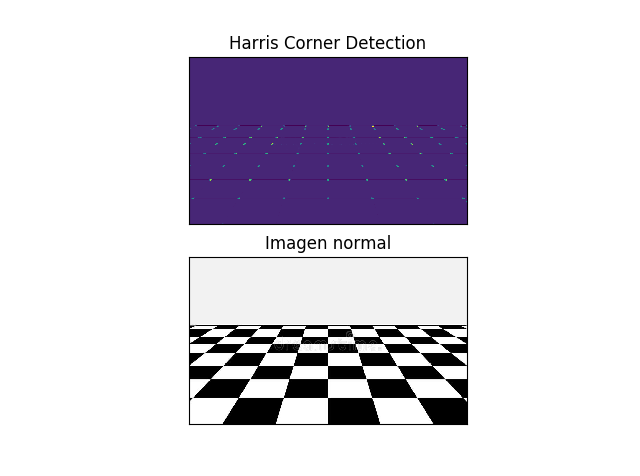
#> input picture opencv/esquinas/tablero.png, 640 x 476 px, given in place of tablero.jpg, which was not available
$ python subpixelHarris.py
#> lines starting #> are read from the running program, lines starting #| are printed output that depends on the picture; after the words box and inside, x2 and y2 are one past the last pixel; in counts of white or black regions, pixels touching at a corner belong together; pictures that were not available may be replaced by others from this repository, and a replacement may not be noted
import cv2
import numpy as np
from matplotlib import pyplot as plt

filename = 'tablero.jpg'
img = cv2.imread(filename)
#> img is the input picture: shape (476, 640, 3); mean B, G, R 219.3, 207.3, 212.2
gray = cv2.cvtColor(img,cv2.COLOR_BGR2GRAY)
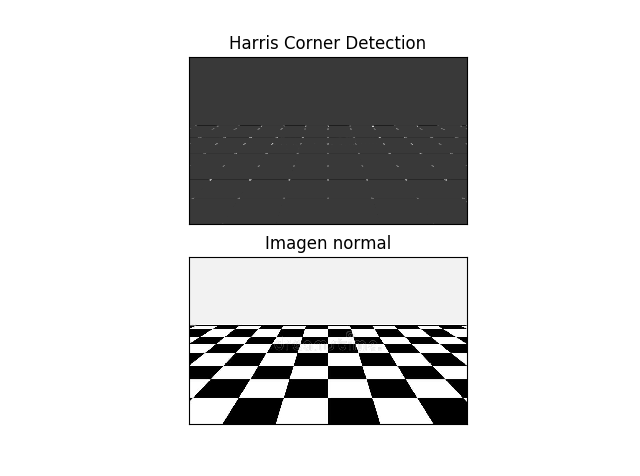
#> gray: shape (476, 640); min 0, max 255, mean 210.2

# encuentra Harris corners
gray = np.float32(gray)
dst = cv2.cornerHarris(gray,2,3,0.04)
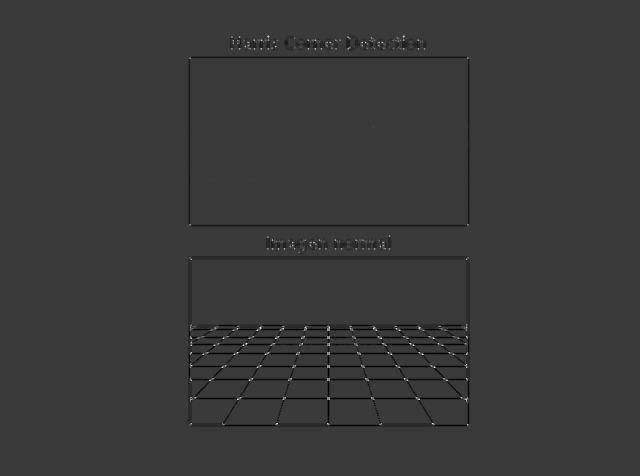
#> dst: shape (476, 640) float32; min -169130016, max 585131584, mean -2123878; drawn with min black and max white
dst = cv2.dilate(dst,None)
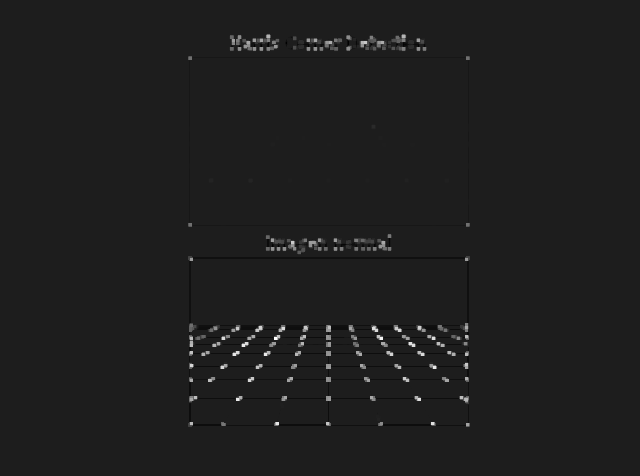
#> dst: shape (476, 640) float32; min -76112584, max 585131584, mean 3078969; drawn with min black and max white
ret, dst = cv2.threshold(dst,0.01*dst.max(),255,0)
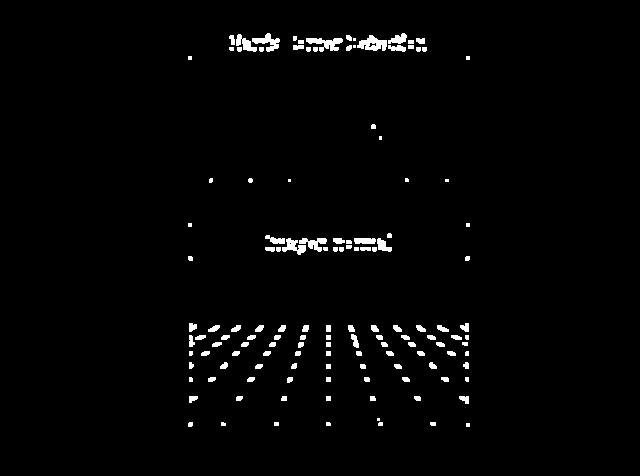
#> dst: shape (476, 640) float32; 1.8% white; 133 white regions (24 under 20 px), largest, box (x1, y1, x2, y2) and area: (357, 35, 387, 51) 289, (306, 38, 343, 52) 273, (252, 33, 280, 52) 233
#> ret = 5851315.8
dst = np.uint8(dst)

# encuentra centroides
ret, labels, stats, centroids = cv2.connectedComponentsWithStats(dst)
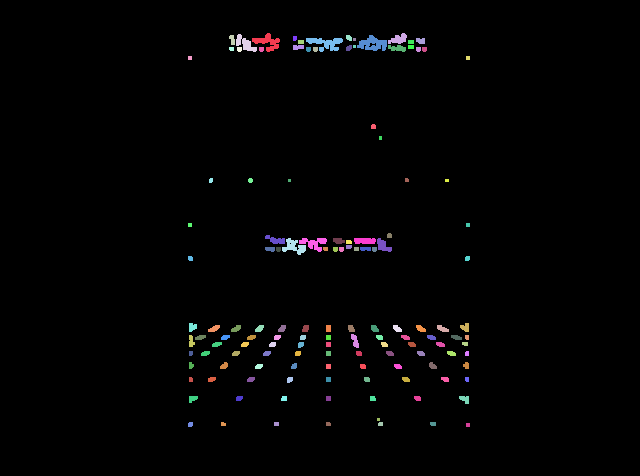
#> labels: shape (476, 640) int32; 134 distinct labels, from 0 to 133; one colour per label, 0 black
#> ret = 134; stats = 134 rows, first 6: [0, 0, 640, 476, 299019], [252, 33, 28, 19, 233], [388, 33, 19, 11, 127], [229, 35, 6, 10, 43], [236, 34, 21, 18, 176], [346, 35, 6, 6, 29]; centroids = 134 pairs, first value 189.5 to 467.5, second value 37.41 to 424.5
criteria = (cv2.TERM_CRITERIA_EPS + cv2.TERM_CRITERIA_MAX_ITER, 10, 0.1)
corners = cv2.cornerSubPix(gray,np.float32(centroids),(5,5),(-1,-1),criteria)
#> corners = 134 pairs, first value 188.4 to 467.6, second value 35.64 to 424.5
res = np.hstack((centroids,corners))
#> res = 134 rows, first 6: [319.3, 237.5, 317.8, 241.2], [267.4, 41.73, 268, 38.52], [398.1, 38.72, 397.2, 38.4], [231.9, 39.33, 230.8, 40.16], [244.8, 43.44, 244.8, 43.44], [348.5, 37.41, 347.3, 35.64]
res = np.int0(res)
#> res = 134 rows, first 6: [319, 237, 317, 241], [267, 41, 267, 38], [398, 38, 397, 38], [231, 39, 230, 40], [244, 43, 244, 43], [348, 37, 347, 35]
img[res[:,1],res[:,0]]=[0,0,255]
img[res[:,3],res[:,2]] = [0,255,0]
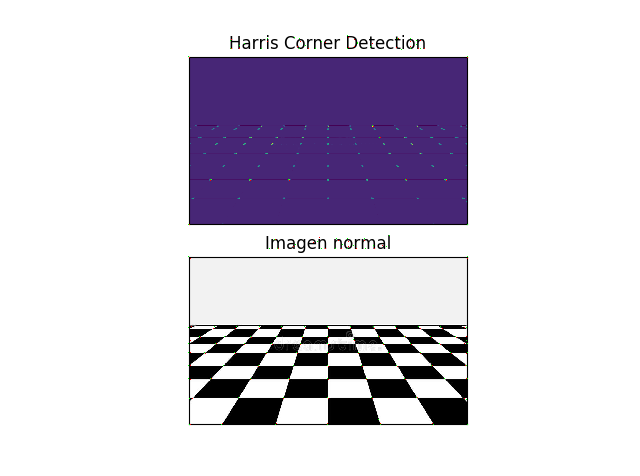
#> img: shape (476, 640, 3); mean B, G, R 219.2, 207.3, 212.2
cv2.imwrite('subpixelharris.png',img)
